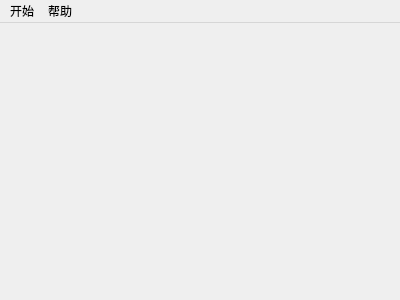
<?xml version="1.0" encoding="UTF-8"?>
<ui version="4.0">
 <class>MainScene</class>
 <widget class="QMainWindow" name="MainScene">
  <property name="geometry">
   <rect>
    <x>0</x>
    <y>0</y>
    <width>400</width>
    <height>300</height>
   </rect>
  </property>
  <property name="windowTitle">
   <string>MainScene</string>
  </property>
  <widget class="QWidget" name="centralWidget"/>
  <widget class="QMenuBar" name="menuBar">
   <property name="geometry">
    <rect>
     <x>0</x>
     <y>0</y>
     <width>400</width>
     <height>26</height>
    </rect>
   </property>
   <widget class="QMenu" name="menu">
    <property name="title">
     <string>开始</string>
    </property>
    <addaction name="actionQuit"/>
   </widget>
   <widget class="QMenu" name="menu_2">
    <property name="title">
     <string>帮助</string>
    </property>
    <addaction name="actionPlay"/>
   </widget>
   <addaction name="menu"/>
   <addaction name="menu_2"/>
  </widget>
  <action name="actionQuit">
   <property name="text">
    <string>退出</string>
   </property>
  </action>
  <action name="actionPlay">
   <property name="text">
    <string>游戏玩法</string>
   </property>
  </action>
 </widget>
 <layoutdefault spacing="6" margin="11"/>
 <resources/>
 <connections/>
</ui>
